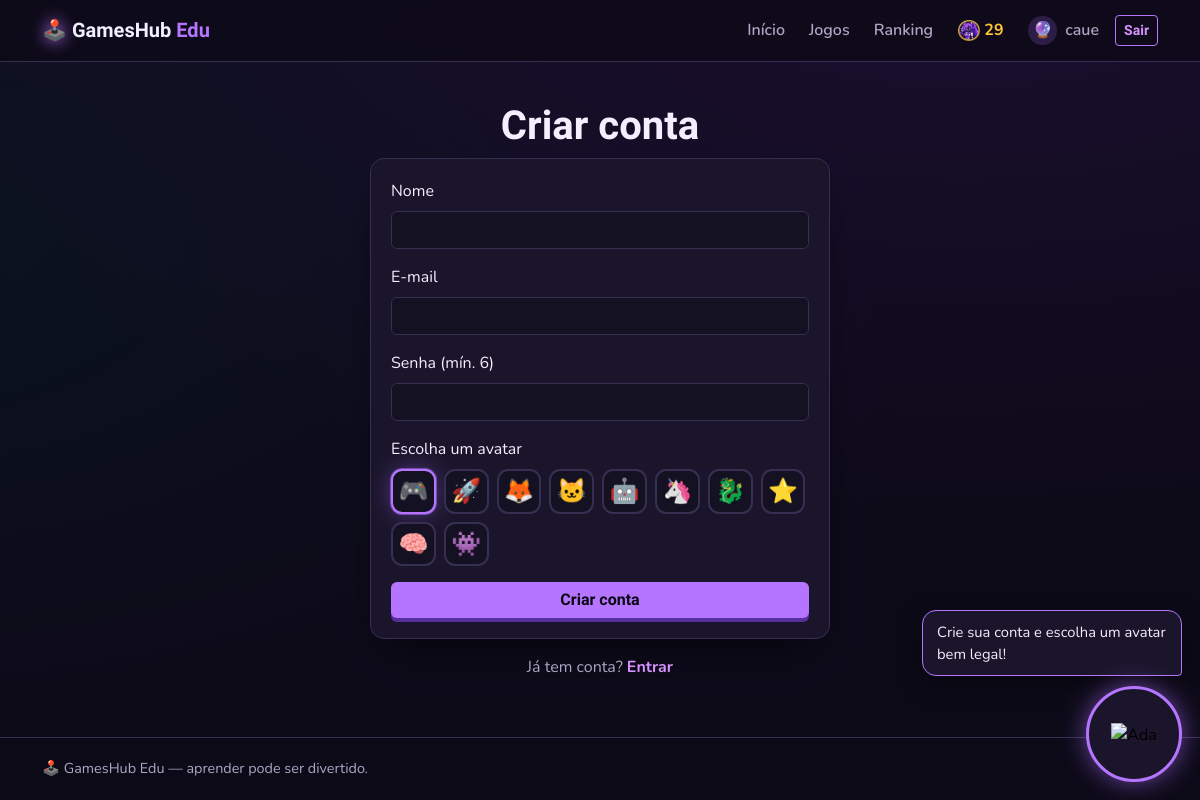
Page /cadastro (signed in) on the committed database.
### tables this page shows
CREATE TABLE usuarios (
    id INTEGER PRIMARY KEY AUTOINCREMENT,
    nome TEXT NOT NULL,
    email TEXT NOT NULL UNIQUE,
    senha_hash TEXT NOT NULL,
    avatar TEXT NOT NULL DEFAULT '🎮',
    criado_em TEXT NOT NULL DEFAULT CURRENT_TIMESTAMP
, moedas INTEGER NOT NULL DEFAULT 0, moedas_totais INTEGER NOT NULL DEFAULT 0, skin TEXT NOT NULL DEFAULT 'padrao', skin_ada TEXT NOT NULL DEFAULT 'padrao', avatar_imagem TEXT);

### app.py (the view, shortened to what this page needs)
@app.route("/cadastro", methods=["GET", "POST"])
def cadastro():
    return render_template("cadastro.html", avatares=AVATARES)

### app.py (called while the page is built)
@app.before_request
def carregar_usuario():
    uid = session.get("usuario_id")
    g.usuario = None
    if uid:
        g.usuario = get_db().execute("SELECT * FROM usuarios WHERE id = ?", (uid,)).fetchone()
        if g.usuario is None:
            session.clear()

### database.py (called while the page is built)
def get_db():
    if "db" not in g:
        g.db = sqlite3.connect(DB_PATH)
        g.db.row_factory = sqlite3.Row
        g.db.execute("PRAGMA foreign_keys = ON")
    return g.db

### templates/cadastro.html (shortened to what this page needs)
{% extends "base.html" %}
{% block conteudo %}
<div class="form-caixa">
  <h1 class="titulo-secao text-center">Criar conta</h1>
  <form method="post" class="cartao">
    <label class="form-label">Nome</label>
    <input name="nome" class="form-control campo mb-3" value="{{ request.form.nome }}" required minlength="2">
    <label class="form-label">E-mail</label>
    <input type="email" name="email" class="form-control campo mb-3" value="{{ request.form.email }}" required>
    <label class="form-label">Senha (mín. 6)</label>
    <input type="password" name="senha" class="form-control campo mb-3" required minlength="6">
    <label class="form-label">Escolha um avatar</label>
    <div class="avatares mb-3">
      {% for a in avatares %}
        <label><input type="radio" name="avatar" value="{{ a }}" {% if loop.first %}checked{% endif %}><span>{{ a }}</span></label>
      {% endfor %}
    </div>
    <button class="btn btn-game w-100">Criar conta</button>
  </form>
  <p class="text-center mt-3 texto-suave">Já tem conta? <a href="{{ url_for('login') }}" class="link-neon">Entrar</a></p>
</div>
{% endblock %}

### templates/base.html (shortened to what this page needs)
<!doctype html>
<html lang="pt-BR">
<head>
  <link href="https://cdn.jsdelivr.net/npm/bootstrap@5.3.3/dist/css/bootstrap.min.css" rel="stylesheet">
  <link rel="stylesheet" href="{{ url_for('static', filename='css/style.css') }}">
</head>
<body>
  <nav class="navbar navbar-expand-md navbar-dark site-nav sticky-top">
    <div class="container">
      <a class="navbar-brand logo" href="{{ url_for('index') }}"><span class="logo-icone">🕹️</span> GamesHub <span class="text-primary-neon">Edu</span></a>
      <div class="collapse navbar-collapse" id="menu">
        <ul class="navbar-nav ms-auto align-items-md-center gap-md-2">
          {% set atual = request.endpoint %}
          <li class="nav-item"><a class="nav-link {% if atual == 'index' %}active{% endif %}" href="{{ url_for('index') }}">Início</a></li>
          <li class="nav-item"><a class="nav-link {% if atual in ['jogos', 'jogo'] %}active{% endif %}" href="{{ url_for('jogos') }}">Jogos</a></li>
          <li class="nav-item"><a class="nav-link {% if atual == 'ranking' %}active{% endif %}" href="{{ url_for('ranking') }}">Ranking</a></li>
          {% if g.usuario and atual != 'jogo' %}
            <li class="nav-item moedas-nav" title="{{ g.usuario.moedas }} moedas"><img class="moeda-icone" src="{{ url_for('static', filename='img/ada/moeda.png') }}" alt="Moedas"><strong>{{ g.usuario.moedas }}</strong></li>
          {% endif %}
          {% if g.usuario %}
            <li class="nav-item"><a class="nav-link {% if atual and atual.startswith('perfil') %}active{% endif %}" href="{{ url_for('perfil') }}"><span class="avatar-nav skin-{{ g.usuario.skin }}">{% if g.usuario.avatar_imagem %}<img src="{{ url_for('servir_avatar_imagem', filename=g.usuario.avatar_imagem) }}" alt="">{% else %}{{ g.usuario.avatar }}{% endif %}</span> {{ g.usuario.nome }}</a></li>
            <li class="nav-item"><a class="btn btn-sm btn-outline-neon" href="{{ url_for('logout') }}">Sair</a></li>
          {% else %}
            <li class="nav-item"><a class="nav-link" href="{{ url_for('login') }}">Entrar</a></li>
            <li class="nav-item"><a class="btn btn-sm btn-game" href="{{ url_for('cadastro') }}">Criar conta</a></li>
          {% endif %}
        </ul>
      </div>
    </div>
  </nav>
  <main class="container py-4">
    {% block conteudo %}{% endblock %}
  </main>
  <footer class="rodape">
    <div class="container d-flex flex-wrap justify-content-between gap-2">
      <span>🕹️ GamesHub Edu — aprender pode ser divertido.</span>
    </div>
  </footer>
  {% include "_ada.html" %}
</body>
</html>

### static/css/style.css (style rules this page uses)
:root { --fundo: oklch(0.155 0.03 292); --superficie: oklch(0.19 0.035 292); --cartao: oklch(0.215 0.042 292); --texto: oklch(0.96 0.02 300); --suave: oklch(0.74 0.04 295); --primaria: oklch(0.7 0.22 300); --primaria-escura: oklch(0.42 0.17 295); --brilho: oklch(0.78 0.2 305); --acento: oklch(0.33 0.09 295); --borda: oklch(0.33 0.06 292); --sucesso: oklch(0.84 0.17 160); --aviso: oklch(0.85 0.16 85); --perigo: oklch(0.66 0.21 18); --escuro: oklch(0.14 0.03 292); --raio: 0.875rem; --sombra-neon: 0 0 0 1px oklch(0.7 0.22 300 / .5), 0 0 24px -4px oklch(0.7 0.22 300 / .55); }
body { background: radial-gradient(1200px 600px at 80% -10%, oklch(0.3 0.12 300 / .35), transparent), radial-gradient(900px 500px at -10% 30%, oklch(0.3 0.1 200 / .18), transparent), var(--fundo); color: var(--texto); font-family: "Nunito", system-ui, sans-serif; min-height: 100vh; display: flex; flex-direction: column; }
main { flex: 1; }
h1, h2, h3, .logo, .titulo-secao, .display-titulo, .btn, .estat strong { font-family: "Chakra Petch", sans-serif; }
a { color: var(--brilho); }
.texto-suave { color: var(--suave) !important; }
.text-primary-neon { color: var(--primaria) !important; }
.site-nav { background: oklch(0.155 0.03 292 / .85); backdrop-filter: blur(10px); border-bottom: 1px solid var(--borda); }
.site-nav .nav-link { color: var(--suave); font-weight: 600; }
.logo { font-weight: 700; color: var(--texto) !important; }
.logo-icone { filter: drop-shadow(0 0 8px var(--primaria)); }
.titulo-secao { font-weight: 700; }
.cartao { background: var(--cartao); border: 1px solid var(--borda); border-radius: var(--raio); padding: 1.25rem; color: var(--texto); box-shadow: 0 18px 40px -20px oklch(0.05 0.03 290 / .9); }
.btn-game { background: var(--primaria); color: var(--escuro); font-weight: 700; border: none; box-shadow: 0 4px 0 0 var(--primaria-escura); transition: transform .1s, box-shadow .1s; }
.btn-outline-neon { border: 1px solid var(--primaria); color: var(--brilho); background: transparent; font-weight: 600; }
.link-neon { color: var(--brilho); text-decoration: none; font-weight: 700; }
.form-caixa { max-width: 460px; margin: 1rem auto; }
.campo, .campo:focus { background: var(--superficie); color: var(--texto); border-color: var(--borda); }
.avatares { display: flex; flex-wrap: wrap; gap: .5rem; }
.avatares span { display: grid; place-items: center; width: 2.8rem; height: 2.8rem; font-size: 1.5rem; cursor: pointer; border-radius: .7rem; border: 2px solid var(--borda); background: var(--superficie); }
.avatares input:checked + span { border-color: var(--primaria); box-shadow: var(--sombra-neon); }
.avatar-nav { display: inline-grid; place-items: center; width: 1.8rem; height: 1.8rem; margin-right: .25rem; border-radius: 50%; }
.skin-neon { background-color: oklch(0.7 0.22 300 / .18); }
.moedas-nav { display: inline-flex; align-items: center; gap: .3rem; padding: .35rem .55rem; color: var(--aviso); }
.moeda-icone { width: 1.35rem; height: 1.35rem; object-fit: contain; }
.rodape { border-top: 1px solid var(--borda); padding: 1.25rem 0; color: var(--suave); font-size: .9rem; }

### rows in the picture
usuarios: usuario.moedas "29", usuario.avatar "🔮", usuario.nome "caue"

### other values in the picture
{{ a }} "🎮" "🚀" "🦊" "🐱" "🤖" "🦄" "🐉" "⭐" "🧠" "👾"
